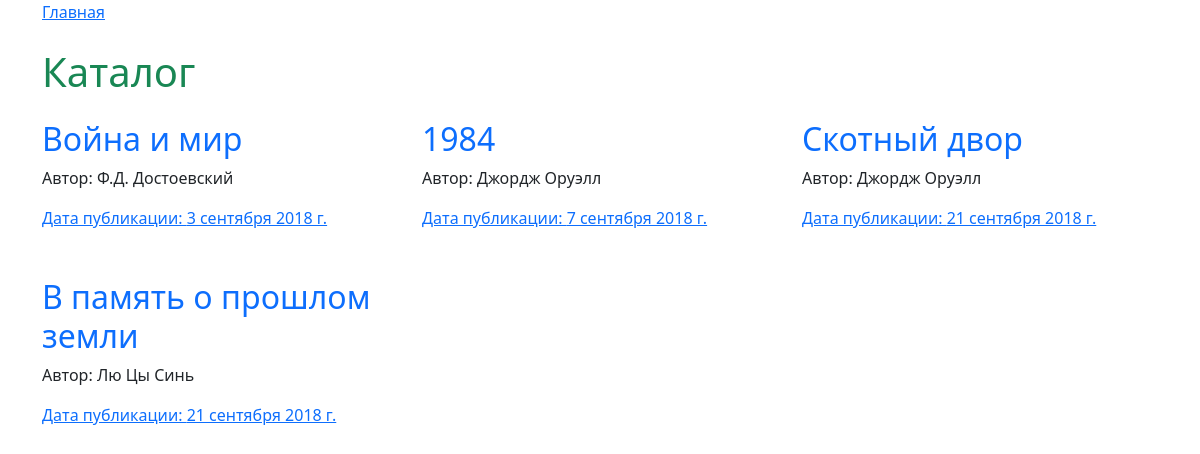
The page /books/ on the database its author committed.
### library/models.py (models this page shows, shortened)
class Book(models.Model):
    name = models.CharField(max_length=100)
    author = models.CharField(max_length=100)
    date_pub = models.DateField()
    def get_absolute_url(self):
        return reverse('library:list_books_for_date', args=[self.date_pub.year, self.date_pub.month, self.date_pub.day])

### library/views.py (the view)
# urls.py: path('', list_books, name='list_books'),
def list_books(request):
    my_dict = {
        'title': 'Библиотека',
        'books': Book.objects.all()
    }
    return render(request, 'library/list_books.html', my_dict)

### library/templates/library/list_books.html
{% extends 'phones/base.html' %}
{% block main %}
<div class="container">
    <div class="row mb-3">
        <h1 class="text-success">Каталог</h1>
    </div>
    <div class="row">
        {% for book in books %}
        <div class="col-sm-4 mb-5">
            <h2 class="text-primary">{{book.name}}</h2>
            <p>Автор: {{book.author}}</p>
            <a href="{{book.get_absolute_url}}">Дата публикации: {{book.date_pub}}</a>
        </div>
        {% endfor %}
    </div>
</div>
{% endblock main %}

### phones/templates/phones/base.html (shortened to what this page needs)
<!DOCTYPE html>
<html lang="en">
<head>
    <link href="https://cdn.jsdelivr.net/npm/bootstrap@5.2.1/dist/css/bootstrap.min.css" rel="stylesheet">
</head>
<body>
<div class="container mb-4">
    <div class="row">
        <div class="col-sm">
            <a href="{% url 'home' %}">Главная</a>
        </div>
    </div>
</div>
{% block main %}
{% endblock main %}
</body>
</html>

### rows shown on the page
Book: name "Война и мир", author "Ф.Д. Достоевский", date_pub "3 сентября 2018 г."
Book: name "1984", author "Джордж Оруэлл", date_pub "7 сентября 2018 г."
Book: name "Скотный двор", author "Джордж Оруэлл", date_pub "21 сентября 2018 г."
Book: name "В память о прошлом земли", author "Лю Цы Синь", date_pub "21 сентября 2018 г."
